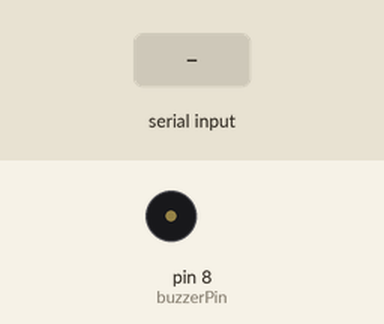
A sketch run on a simulated Arduino Uno, built with avr-gcc and run on an emulated ATmega328P. Shown: buzzer (waves = sounding, pin HIGH). Inputs (shaded band) come from the test bench.

Above: at 1.2 s.
1.3 s: "1" received over Serial
At 2.5 s:
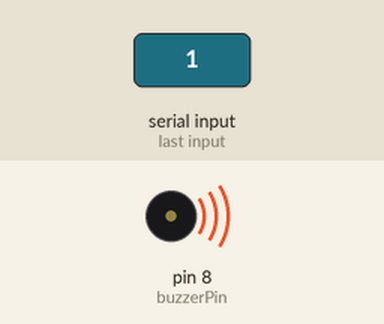
2.8 s: "0" received over Serial
At 3.7 s:
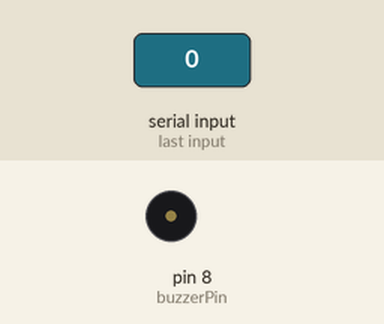
Timing chart, 0 to 5.8 s (numbered marks = the images above; inputs shaded):
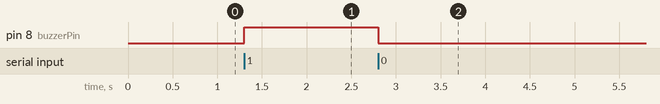

The sketch:

sketch_jul10a.ino
```cpp
int buzzerPin = 8;
char incomingByte;

void setup() {
  pinMode(buzzerPin, OUTPUT);
  Serial.begin(9600);  // Must match Python baud rate
}

void loop() {
  if (Serial.available() > 0) {
    incomingByte = Serial.read();

    if (incomingByte == '1') {
      digitalWrite(buzzerPin, HIGH); // Drowsy detected - buzzer ON
    } else if (incomingByte == '0') {
      digitalWrite(buzzerPin, LOW);  // Not drowsy - buzzer OFF
    }
  }
}
```

Measured:
- after the input at 1.3 s, pin 8 (buzzerPin): LOW → HIGH at once
- after the input at 2.8 s, pin 8 (buzzerPin): HIGH → LOW at once
